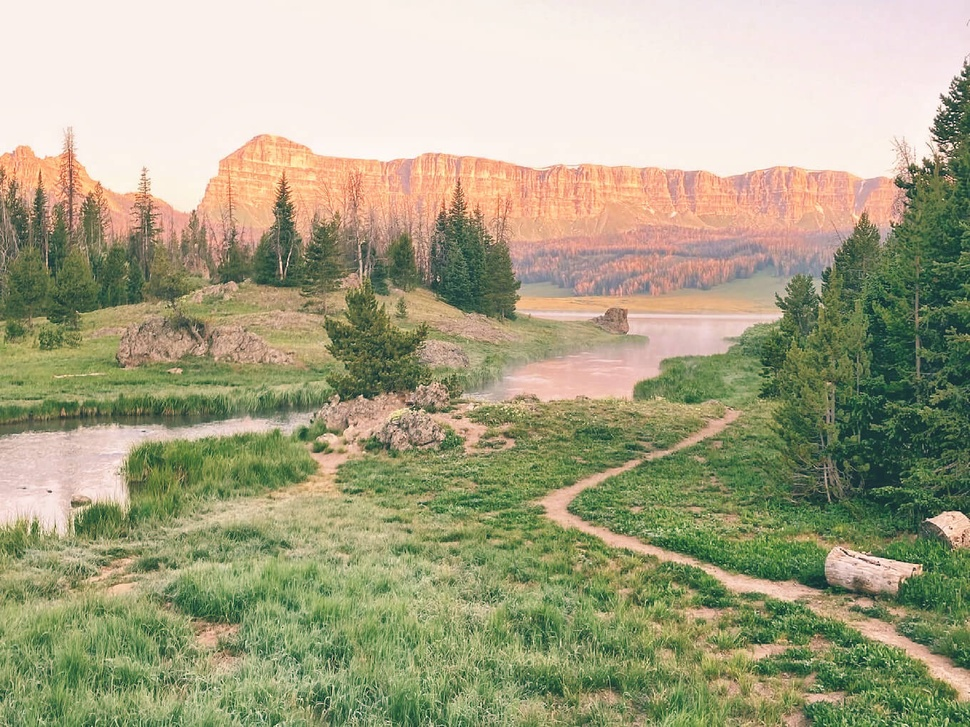
#> input picture low-contrast.jpg, 970 x 727 px, shrunk from 1360 x 1020 before the run
$ python histogram-equlization.py
#> lines starting #> are read from the running program, lines starting #| are printed output that depends on the picture
import numpy as np
import cv2 as cv
from matplotlib import pyplot as plt

img = cv.imread('../low-contrast.jpg', 0)
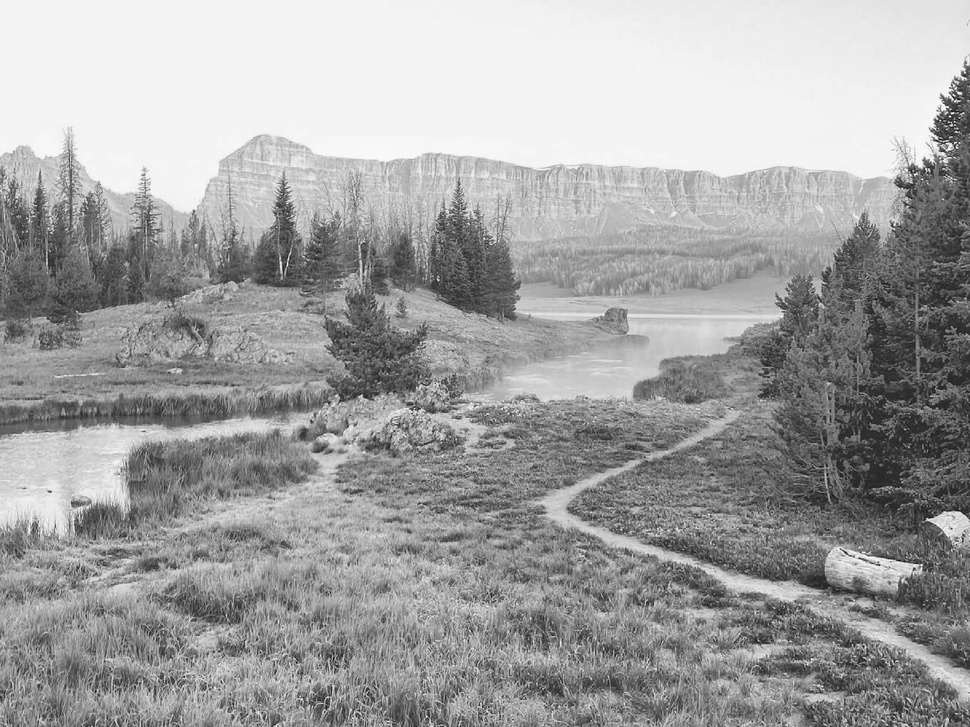
#> img: shape (727, 970); min 4, max 255, mean 161.8

hist, bins = np.histogram(img.flatten(), 256, [0, 256])
#> hist = 256 values, max 82028 at index 243, min 0 at index 0, mean 2754.6; bins = 257 values from 0 to 256

cdf = hist.cumsum()
#> cdf = 256 values from 0 to 705190
cdf_normalized = cdf * float(hist.max()) / cdf.max()
#> cdf_normalized = 256 values from 0 to 82028
plt.figure()
plt.hist(img.flatten(), 256, [0, 256])
plt.xlim([0, 256])

cdf_m = np.ma.masked_equal(cdf, 0)
cdf_m = (cdf_m - cdf_m.min())*255/(cdf_m.max()-cdf_m.min())
cdf = np.ma.filled(cdf_m, 0).astype('uint8')
#> cdf = 256 values from 0 to 255
img2 = cdf[img]
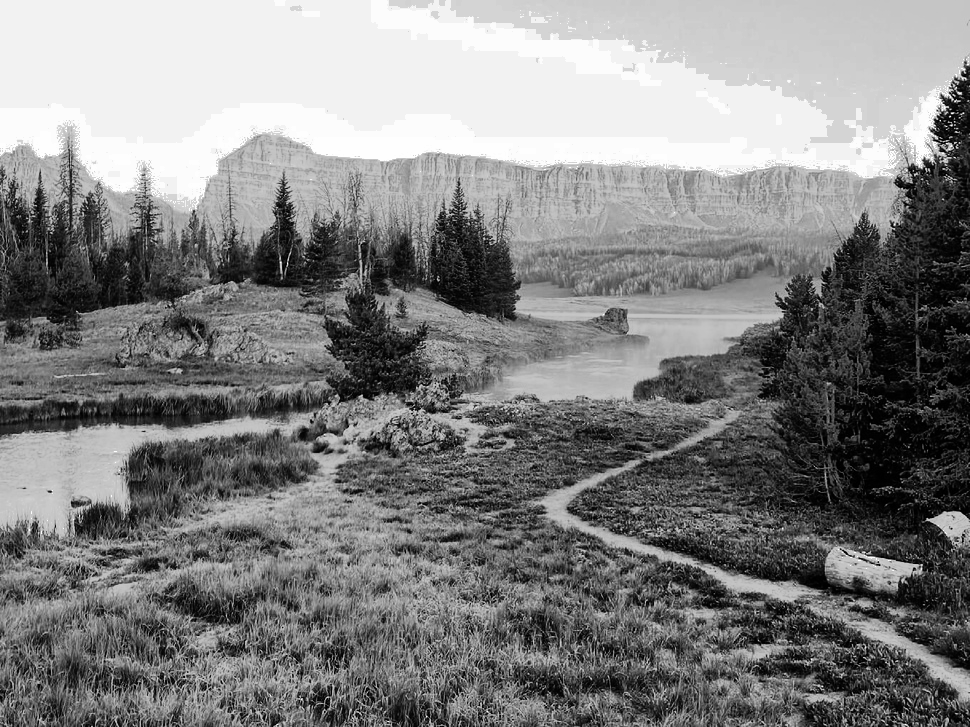
#> img2: shape (727, 970); min 0, max 255, mean 129.5
plt.figure()
plt.hist(img2.flatten(), 256, [0, 256])
plt.xlim([0, 256])

cv.imshow('img', img)
cv.imshow('img2', img2)
cv.imwrite('low-contrast-2.jpg', img2)
plt.show()
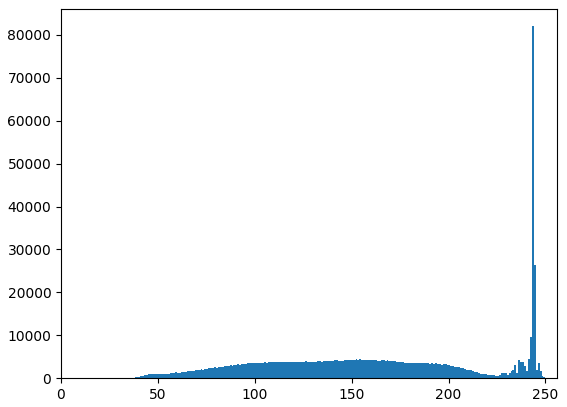
#> figure drawn by matplotlib, 1 panel; tallest bar 82028 high, from x = 243 to 244
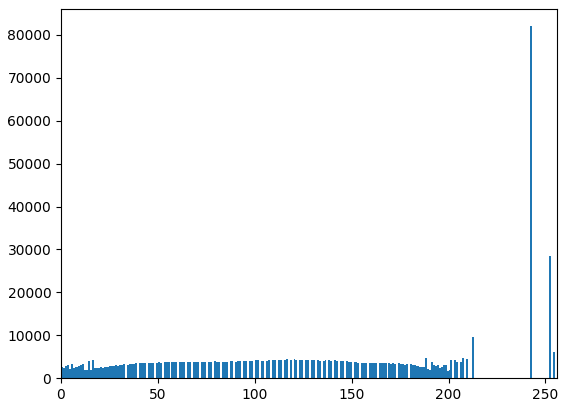
#> figure drawn by matplotlib, 1 panel; tallest bar 82028 high, from x = 242 to 243
cv.waitKey(0)
